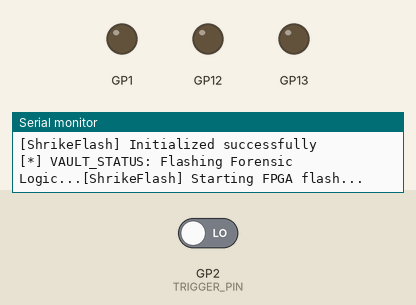
Simulated run of this program. Board: Raspberry Pi Pico. Parts: output pins drawn as LEDs (lit = HIGH), the last lines printed to the serial monitor. The test bench sets the inputs (shaded band); at power-on: GP2 (TRIGGER_PIN) LOW. Storage starts empty.

Above: at 0.1 s.
At 1.4 s:
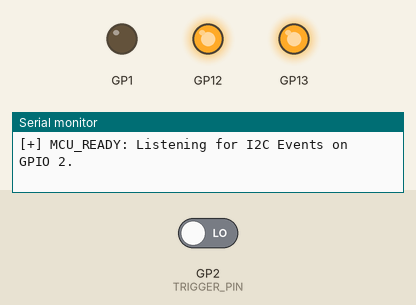
1.5 s: GP2 (TRIGGER_PIN) driven HIGH
Timing chart, 0 to 4.5 s (numbered marks = the images above; inputs shaded):
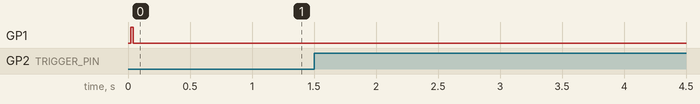

The program:

main.cpp
```cpp
#include <Arduino.h>
#include <LittleFS.h>
#include <ShrikeFlash.h>

// Create the FPGA controller object
ShrikeFlash fpga;

const int TRIGGER_PIN = 2;
bool alertSent = false;

void setup() {
  // Start Serial at the standard baud rate
  Serial.begin(115200);

  // CRITICAL: This waits up to 5 seconds for you to open the Serial Monitor.
  // If you don't open the monitor, it will proceed anyway to try and flash.
  while (!Serial && millis() < 5000);

  Serial.println("\n--- FORENSIC VAULT STARTUP ---");

  // 1. Initialize Vault Storage (LittleFS)
  // If this fails, Job 1 (Filesystem Upload) was likely skipped.
  if (!LittleFS.begin()) {
    Serial.println("[-] ERROR: Storage mount failed!");
    Serial.println("[-] ACTION: Click 'Upload Filesystem Image' in PlatformIO.");
    return;
  }
  Serial.println("[+] Storage mounted successfully.");

  // 2. Initialize and Push .bin to FPGA
  fpga.begin();
  Serial.print("[*] VAULT_STATUS: Flashing Forensic Logic...");

  // This looks for the specific file you uploaded in the 'data' folder
  if (fpga.flash("/FPGA_bitstream_MCU.bin")) {
    Serial.println(" SUCCESS!");
    Serial.println("[+] LED should stop its old blinking pattern now.");
  } else {
    Serial.println(" FAILED!");
    Serial.println("[-] REASON: Could not find '/FPGA_bitstream_MCU.bin'");
    Serial.println("[-] ACTION: Check filename in your 'data' folder and re-upload.");
  }

  // 3. Reporter Logic setup
  pinMode(TRIGGER_PIN, INPUT_PULLDOWN);
  Serial.println("[+] MCU_READY: Listening for I2C Events on GPIO 2.");
}

void loop() {
  // Listen for the signal from the FPGA
  int triggerSignal = digitalRead(TRIGGER_PIN);

  if (triggerSignal == HIGH && !alertSent) {
    Serial.println("ALERT: I2C_START_DETECTED - LOGGING TO VAULT");
    alertSent = true;
  }

  if (triggerSignal == LOW) {
    alertSent = false;
  }

  delay(1);
}
```
